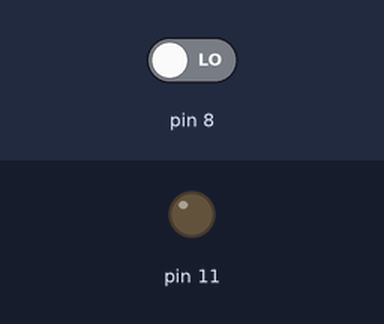
Bench run of a sketch on a simulated Arduino Uno, built with avr-gcc and run on an emulated ATmega328P. Shown: output pins drawn as LEDs (lit = HIGH). The test bench sets the inputs (shaded band); at power-on: pin 8 LOW.

Above: at 1.2 s.
1.3 s: pin 8 driven HIGH
At 2.2 s:
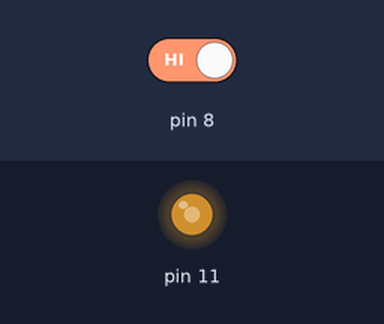
Timing chart, 0 to 4.3 s (numbered marks = the images above; inputs shaded):
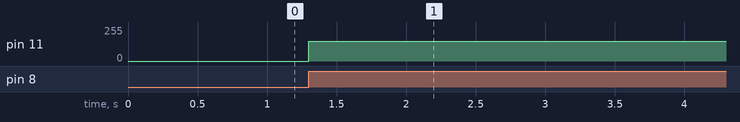

The sketch:

motor.ino
```cpp
void setup() {
  // put your setup code here, to run once:
pinMode;(11, OUTPUT);
pinMode;(8, INPUT);
}

void loop() {
  // put your main code here, to run repeatedly:
if (digitalRead(8)== 1 ) {
  analogWrite(11, 150);
  }

}
```

Measured:
- after the input at 1.3 s, pin 11: 0/255 → 150/255 at once
